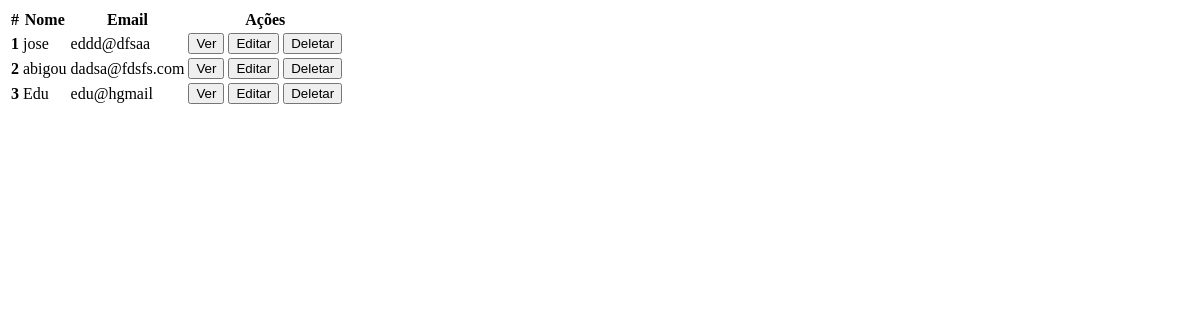
Page /cliente/ on the earlier database version.
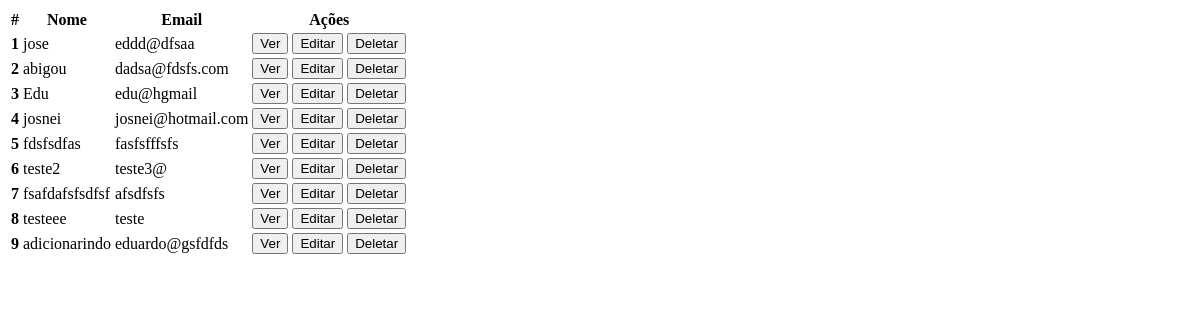
Same page on the later database version.
### tables this page shows
CREATE TABLE clientes (id INTEGER PRIMARY KEY AUTOINCREMENT, nome TEXT NOT NULL, email TEXT NOT NULL);

### routes/cliente.py (the view)
@cliente_route.route('/')
def lista_cliente():
    conn, cursor = Cliente.conectarDb()
    consulta = ('SELECT * FROM clientes')
    cursor.execute(consulta)
    resultados = cursor.fetchall()
    colunas = [desc[0] for desc in cursor.description]
    clientes = [dict(zip(colunas, linha)) for linha in resultados]
    conn.close()
    return render_template('lista_clientes.html', clientes=clientes)

### database/models/cliente.py (called while the page is built)
    @staticmethod
    def conectarDb():
        conn = sqlite3.connect('customermanager.db')
        conn.row_factory = sqlite3.Row
        cursor = conn.cursor()
        cursor.execute(
            "CREATE TABLE IF NOT EXISTS clientes (id INTEGER PRIMARY KEY AUTOINCREMENT, nome TEXT NOT NULL, email TEXT NOT NULL)")
        conn.commit()
        return conn, cursor

### templates/lista_clientes.html
<table class="table">
  <thead>
    <tr>
      <th scope="col">#</th>
      <th scope="col">Nome</th>
      <th scope="col">Email</th>
      <th scope="col">Ações</th>
    </tr>
  </thead>
  <tbody id="lista-clientes">
    {% for cliente in clientes %}
    {% include 'item_cliente.html' %}
    {% endfor %}
  </tbody>
</table>

### templates/item_cliente.html
<tr id="cliente-{{cliente.id}}">
    <th scope="row">{{ cliente.id }}</th>
    <td>{{ cliente.nome }}</td>
    <td>{{ cliente.email }}</td>
    <td>
        <button class="btn btn-secondary" c-get="{{ url_for('cliente.detalhe_cliente', cliente_id = cliente.id) }}"
            c-target="#exibir-cliente" data-bs-toggle="modal" data-bs-target="#exampleModal">Ver</button>
        <button class="btn btn-primary" c-get="{{ url_for('cliente.form_edit_cliente', cliente_id = cliente.id) }}"
            c-target="#form-cliente">Editar</button>
        <button class="btn btn-danger" c-delete="{{ url_for('cliente.deletar_cliente', cliente_id = cliente.id) }}"
            c-remove-closest="tr">Deletar</button>
    </td>
</tr>

Differences in the rows shown:
added clientes: id "4", nome "josnei", email "josnei@hotmail.com"
added clientes: id "5", nome "fdsfsdfas", email "fasfsfffsfs"
added clientes: id "6", nome "teste2", email "teste3@"
added clientes: id "7", nome "fsafdafsfsdfsf", email "afsdfsfs"
added clientes: id "8", nome "testeee", email "teste"
added clientes: id "9", nome "adicionarindo", email "eduardo@gsfdfds"
